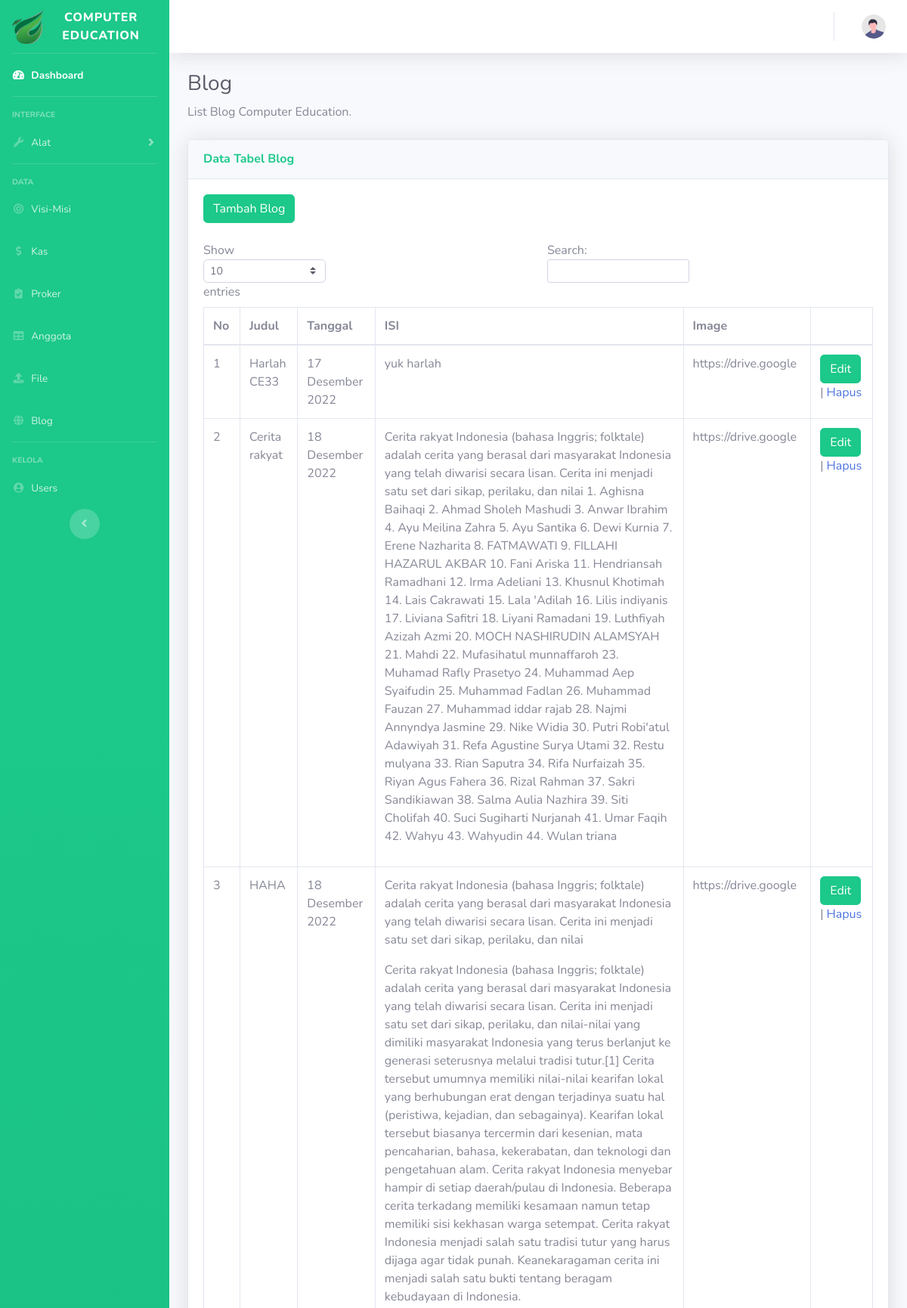
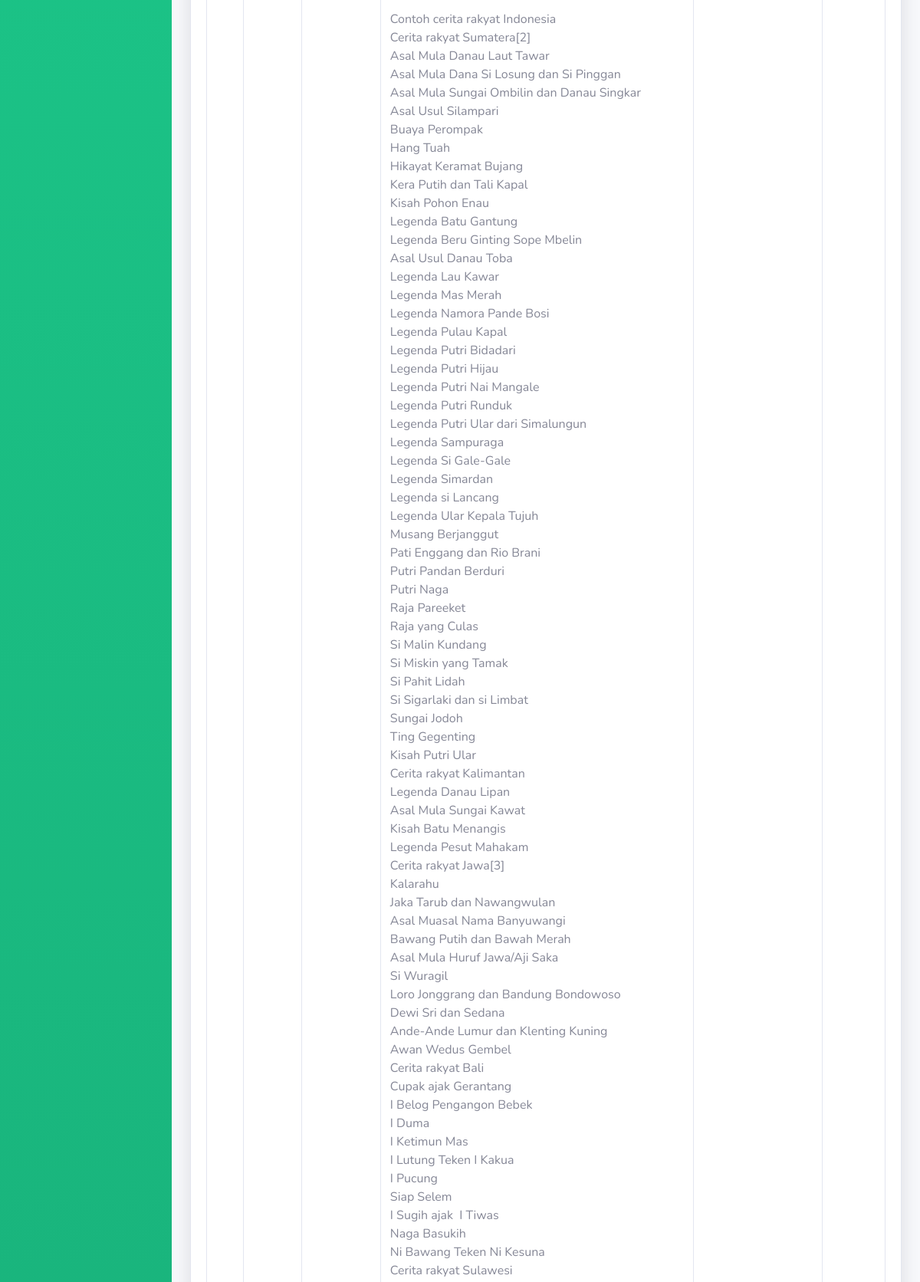
Page /admin/blog.php (upper part) on the committed database (2 pictures, top to bottom).
### tables this page shows
CREATE TABLE `blog` (
  `id` int(11) NOT NULL,
  `title` varchar(60) NOT NULL,
  `description` mediumtext NOT NULL,
  `date` varchar(20) NOT NULL,
  `image` varchar(100) NOT NULL
);

### admin/blog.php (the view, shortened to what this page needs)
<?php
  include('../koneksi.php');
  ?>
<!DOCTYPE html>
<html lang="en">
<head>
    <link href="vendor/fontawesome-free/css/all.min.css" rel="stylesheet" type="text/css">
    <link href="css/sb-admin-2.min.css" rel="stylesheet">
</head>
<body id="page-top">
    <div id="wrapper">
        <ul class="navbar-nav bg-gradient-success sidebar sidebar-dark accordion" id="accordionSidebar">
            <a class="sidebar-brand d-flex align-items-center justify-content-center" href="dashboard.php">
                <div class="sidebar-brand-icon">
                    <img src="../assets/img/favicon1.png" alt="" width="43" height="45" class="d-inline-block align-text-top">
                </div>
                <div class="sidebar-brand-text mx-3">Computer Education </div>
            </a>
            <hr class="sidebar-divider my-0">
           <li class="nav-item active">
                <a class="nav-link" href="dashboard.php">
                    <i class="fas fa-fw fa-tachometer-alt"></i>
                    <span>Dashboard</span></a>
            </li>
            <hr class="sidebar-divider">
            <div class="sidebar-heading">
                Interface
            </div>
            <li class="nav-item">
                <a class="nav-link collapsed" href="#" data-toggle="collapse" data-target="#collapseUtilities"
                    aria-expanded="true" aria-controls="collapseUtilities">
                    <i class="fas fa-fw fa-wrench"></i>
                    <span>Alat</span>
                </a>
            </li>
            <hr class="sidebar-divider">
            <div class="sidebar-heading">
                Data
            </div>
            <li class="nav-item">
                <a class="nav-link" href="visi.php">
                    <i class="fas fa-fw fa-bullseye"></i>
                    <span>Visi-Misi</span></a>
            </li>
            <li class="nav-item">
                <a class="nav-link" href="kas.php">
                    <i class="fas fa-fw fa-dollar-sign"></i>
                    <span>Kas</span></a>
            </li>
            <li class="nav-item">
                <a class="nav-link" href="proker.php">
                    <i class="fas fa-fw fa-clipboard-check"></i>
                    <span>Proker</span></a>
            </li>
            <li class="nav-item">
                <a class="nav-link" href="anggota.php">
                    <i class="fas fa-fw fa-table"></i>
                    <span>Anggota</span></a>
            </li>
            <li class="nav-item">
                <a class="nav-link" href="https://drive.google.com/drive/folders/1VYcc5us97qQ0FQz44hLzqBNcPw6N_Nfp?usp=share_link">
                    <i class="fas fa-fw fa-upload"></i>
                    <span>File</span></a>
            </li>
            <li class="nav-item">
                <a class="nav-link" href="blog.php">
                    <i class="fas fa-fw fa-globe"></i>
                    <span>Blog</span></a>
            </li>
            <hr class="sidebar-divider d-none d-md-block">
            <div class="sidebar-heading">
                Kelola
            </div>
            <li class="nav-item">
                <a class="nav-link" href="Users.php">
                    <i class="fas fa-fw fa-user-circle"></i>
                    <span>Users</span></a>
            </li>
            <div class="text-center d-none d-md-inline">
                <button class="rounded-circle border-0" id="sidebarToggle"></button>
            </div>
        </ul>
        <div id="content-wrapper" class="d-flex flex-column">
            <div id="content">
                <nav class="navbar navbar-expand navbar-light bg-white topbar mb-4 static-top shadow">
                    <ul class="navbar-nav ml-auto">
                        <li class="nav-item dropdown no-arrow">
                            <a class="nav-link dropdown-toggle" href="#" id="userDropdown" role="button"
                                data-toggle="dropdown" aria-haspopup="true" aria-expanded="false">
                                <img class="img-profile rounded-circle"
                                    src="img/undraw_profile.svg">
                            </a>
                        </li>
                    </ul>
                </nav>
                <div class="container-fluid">
                    <h1 class="h3 mb-2 text-gray-800">Blog</h1>
                    <p class="mb-4">List Blog Computer Education.</p>
                    <div class="card shadow mb-4">
                        <div class="card-header py-3">
                            <h6 class="m-0 font-weight-bold text-success">Data Tabel Blog</h6>
                        </div>
                        <div class="card-body">
                            <div class="table-responsive">
                                <table class="table table-bordered" id="dataTable" width="100%" cellspacing="0">
            <div class="d-sm-flex align-items-center justify-content-between mb-4">
            <a type="button" class="btn btn-success" href="blog/tambah_blog.php">
            Tambah Blog
            </a>
            </div>
        </div>
        </div>
                                    <thead>
                                        <tr>
                                            <th>No</th>
                                            <th>Judul</th>
                                            <th>Tanggal</th>
                                            <th>ISI</th>
                                            <th>Image</th>
                                            <th></th>
                                        </tr>
                                    </thead>
                                    <tbody>
                                    <?php
                           $query = "SELECT * FROM blog ORDER BY id ASC";
                           $result = mysqli_query($kon, $query);
                           $no = 1;
                           while($row = mysqli_fetch_assoc($result))
                           {
                           ?>
                                    <tr>
                                        <td><?php echo $no; ?></td>
                                        <td><?php echo $row['title']; ?></td>
                                        <td><?php echo $row['date']; ?></td>
                                        <td><?php echo $row['description'] ?></td>
                                        <td><?php echo substr($row['image'], 0, 20); ?></td>
                                        <td>
                            <a type="button" class="btn btn-success" href="blog/edit_blog.php?id=<?php echo $row['id']; ?>">
                            Edit
                           </a>
        </div>
                                        |
                                            <a  href="blog/hapus_blog.php?id=<?php echo $row['id']; ?>" onclick="return confirm('Anda yakin akan menghapus data ini?')">Hapus</a>
                                    <?php
                                        $no++;
                                    }
                                    ?>
</body>
</html>

### rows in the picture
blog: title "Harlah CE33", date "17 Desember 2022", description "yuk harlah", image "https://drive.google"
blog: title "Cerita rakyat", date "18 Desember 2022", description "Cerita rakyat Indonesia (bahasa Inggris; folktale) adalah cerita yang berasal dari masyarakat Indonesia yang telah diwarisi secara lisan. Cerita ini menjadi satu set dari sikap, perilaku, dan nilai 1. Aghisna Baihaqi 2. Ahmad Sholeh Mashudi 3. Anwar Ibrahim 4. Ayu Meilina Zahra 5. Ayu Santika 6. Dewi Kurnia 7. Erene Nazharita 8. FATMAWATI 9. FILLAHI HAZARUL AKBAR 10. Fani Ariska 11. Hendriansah Ramadhani 12. Irma Adeliani 13. Khusnul Khotimah 14. Lais Cakrawati 15. Lala 'Adilah 16. Lilis indiyanis 17. Liviana Safitri 18. Liyani Ramadani 19. Luthfiyah Azizah Azmi 20. MOCH NASHIRUDIN ALAMSYAH 21. Mahdi 22. Mufasihatul munnaffaroh 23. Muhamad Rafly Prasetyo 24. Muhammad Aep Syaifudin 25.…", image "https://drive.google"
blog: title "HAHA", date "18 Desember 2022", description "Cerita rakyat Indonesia (bahasa Inggris; folktale) adalah cerita yang berasal dari masyarakat Indonesia yang telah diwarisi secara lisan. Cerita ini menjadi satu set dari sikap, perilaku, dan nilai Cerita rakyat Indonesia (bahasa Inggris; folktale) adalah cerita yang berasal dari masyarakat Indonesia yang telah diwarisi secara lisan. Cerita ini menjadi satu set dari sikap, perilaku, dan nilai-nilai yang dimiliki masyarakat Indonesia yang terus berlanjut ke generasi seterusnya melalui tradisi tutur.[1] Cerita tersebut umumnya memiliki nilai-nilai kearifan lokal yang berhubungan erat dengan terjadinya suatu hal (peristiwa, kejadian, dan sebagainya). Kearifan lokal tersebut biasanya tercermin…", image "https://drive.google"
